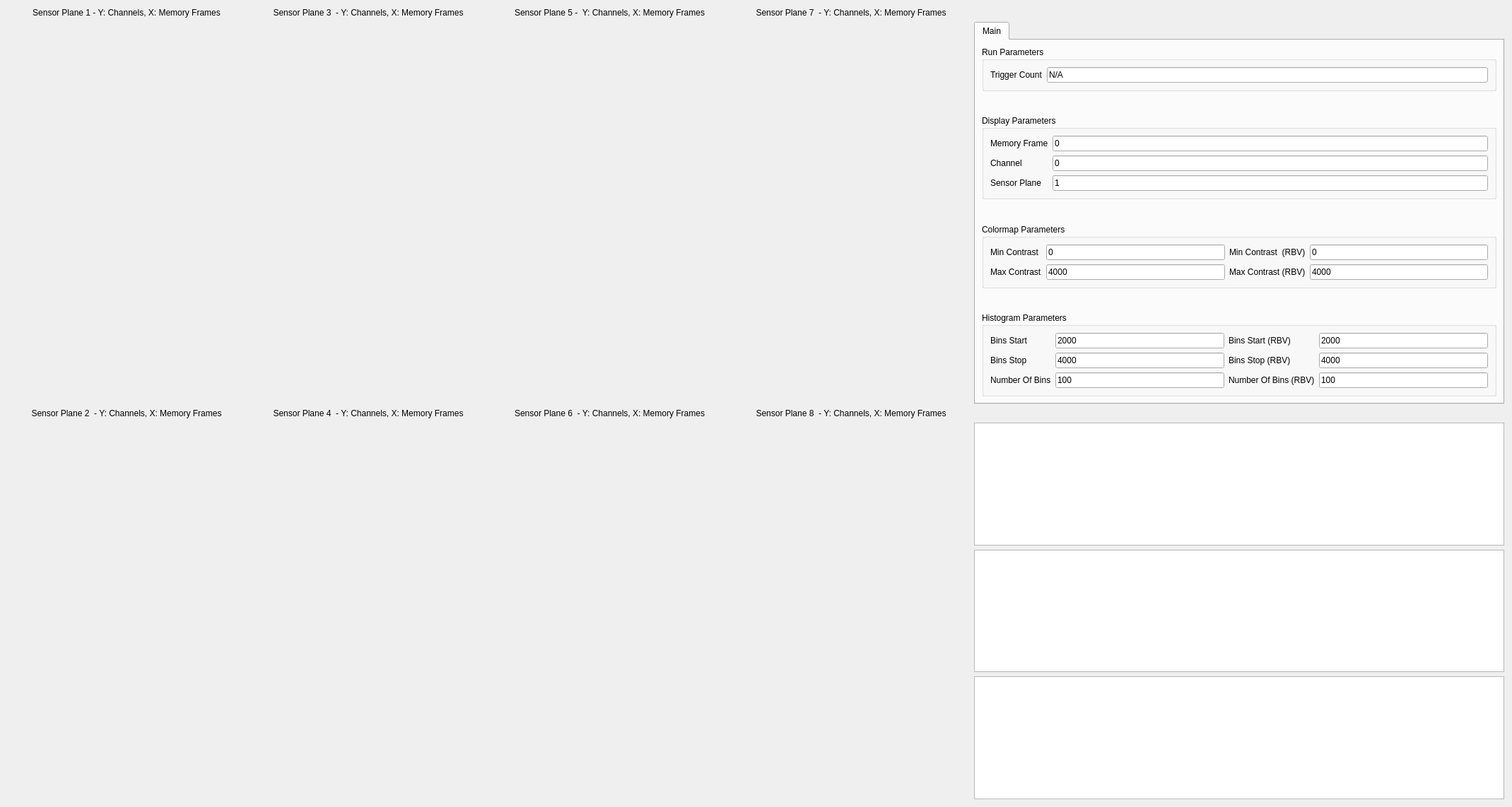
<?xml version="1.0" encoding="UTF-8"?>
<ui version="4.0">
 <class>Form</class>
 <widget class="QWidget" name="Form">
  <property name="geometry">
   <rect>
    <x>0</x>
    <y>0</y>
    <width>2139</width>
    <height>1142</height>
   </rect>
  </property>
  <property name="windowTitle">
   <string>Form</string>
  </property>
  <layout class="QGridLayout" name="gridLayout_2">
   <item row="0" column="0">
    <layout class="QGridLayout" name="gridLayout">
     <item row="3" column="2">
      <widget class="QLabel" name="label_9">
       <property name="maximumSize">
        <size>
         <width>16777215</width>
         <height>25</height>
        </size>
       </property>
       <property name="text">
        <string>Sensor Plane 6  - Y: Channels, X: Memory Frames</string>
       </property>
       <property name="alignment">
        <set>Qt::AlignCenter</set>
       </property>
      </widget>
     </item>
     <item row="0" column="0">
      <widget class="QLabel" name="label_3">
       <property name="maximumSize">
        <size>
         <width>16777215</width>
         <height>25</height>
        </size>
       </property>
       <property name="text">
        <string>Sensor Plane 1 - Y: Channels, X: Memory Frames</string>
       </property>
       <property name="alignment">
        <set>Qt::AlignCenter</set>
       </property>
      </widget>
     </item>
     <item row="3" column="0">
      <widget class="QLabel" name="label_7">
       <property name="maximumSize">
        <size>
         <width>16777215</width>
         <height>25</height>
        </size>
       </property>
       <property name="text">
        <string>Sensor Plane 2  - Y: Channels, X: Memory Frames</string>
       </property>
       <property name="alignment">
        <set>Qt::AlignCenter</set>
       </property>
      </widget>
     </item>
     <item row="3" column="3">
      <widget class="QLabel" name="label_10">
       <property name="maximumSize">
        <size>
         <width>16777215</width>
         <height>25</height>
        </size>
       </property>
       <property name="text">
        <string>Sensor Plane 8  - Y: Channels, X: Memory Frames</string>
       </property>
       <property name="alignment">
        <set>Qt::AlignCenter</set>
       </property>
      </widget>
     </item>
     <item row="4" column="1" rowspan="3">
      <widget class="PyDMImageView" name="PyDMImageView_4">
       <property name="sizePolicy">
        <sizepolicy hsizetype="Expanding" vsizetype="Expanding">
         <horstretch>0</horstretch>
         <verstretch>0</verstretch>
        </sizepolicy>
       </property>
       <property name="maximumSize">
        <size>
         <width>16777215</width>
         <height>16777215</height>
        </size>
       </property>
       <property name="toolTip">
        <string/>
       </property>
       <property name="readingOrder">
        <enum>PyDMImageView::Clike</enum>
       </property>
       <property name="imageChannel">
        <string/>
       </property>
       <property name="maxRedrawRate">
        <number>30</number>
       </property>
       <property name="showAxes">
        <bool>true</bool>
       </property>
      </widget>
     </item>
     <item row="3" column="1">
      <widget class="QLabel" name="label_8">
       <property name="maximumSize">
        <size>
         <width>16777215</width>
         <height>25</height>
        </size>
       </property>
       <property name="text">
        <string>Sensor Plane 4  - Y: Channels, X: Memory Frames</string>
       </property>
       <property name="alignment">
        <set>Qt::AlignCenter</set>
       </property>
      </widget>
     </item>
     <item row="4" column="0" rowspan="3">
      <widget class="PyDMImageView" name="PyDMImageView_2">
       <property name="sizePolicy">
        <sizepolicy hsizetype="Expanding" vsizetype="Expanding">
         <horstretch>0</horstretch>
         <verstretch>0</verstretch>
        </sizepolicy>
       </property>
       <property name="maximumSize">
        <size>
         <width>16777215</width>
         <height>16777215</height>
        </size>
       </property>
       <property name="toolTip">
        <string/>
       </property>
       <property name="readingOrder">
        <enum>PyDMImageView::Clike</enum>
       </property>
       <property name="imageChannel">
        <string/>
       </property>
       <property name="maxRedrawRate">
        <number>30</number>
       </property>
       <property name="showAxes">
        <bool>true</bool>
       </property>
      </widget>
     </item>
     <item row="0" column="1">
      <widget class="QLabel" name="label_4">
       <property name="maximumSize">
        <size>
         <width>16777215</width>
         <height>25</height>
        </size>
       </property>
       <property name="text">
        <string>Sensor Plane 3  - Y: Channels, X: Memory Frames</string>
       </property>
       <property name="alignment">
        <set>Qt::AlignCenter</set>
       </property>
      </widget>
     </item>
     <item row="1" column="1" rowspan="2">
      <widget class="PyDMImageView" name="PyDMImageView_3">
       <property name="sizePolicy">
        <sizepolicy hsizetype="Expanding" vsizetype="Expanding">
         <horstretch>0</horstretch>
         <verstretch>0</verstretch>
        </sizepolicy>
       </property>
       <property name="toolTip">
        <string/>
       </property>
       <property name="readingOrder">
        <enum>PyDMImageView::Clike</enum>
       </property>
       <property name="imageChannel">
        <string/>
       </property>
       <property name="maxRedrawRate">
        <number>30</number>
       </property>
       <property name="showAxes">
        <bool>true</bool>
       </property>
      </widget>
     </item>
     <item row="0" column="3">
      <widget class="QLabel" name="label_6">
       <property name="maximumSize">
        <size>
         <width>16777215</width>
         <height>25</height>
        </size>
       </property>
       <property name="text">
        <string>Sensor Plane 7  - Y: Channels, X: Memory Frames</string>
       </property>
       <property name="alignment">
        <set>Qt::AlignCenter</set>
       </property>
      </widget>
     </item>
     <item row="4" column="2" rowspan="3">
      <widget class="PyDMImageView" name="PyDMImageView_6">
       <property name="sizePolicy">
        <sizepolicy hsizetype="Expanding" vsizetype="Expanding">
         <horstretch>0</horstretch>
         <verstretch>0</verstretch>
        </sizepolicy>
       </property>
       <property name="maximumSize">
        <size>
         <width>16777215</width>
         <height>16777215</height>
        </size>
       </property>
       <property name="toolTip">
        <string/>
       </property>
       <property name="readingOrder">
        <enum>PyDMImageView::Clike</enum>
       </property>
       <property name="imageChannel">
        <string/>
       </property>
       <property name="maxRedrawRate">
        <number>30</number>
       </property>
       <property name="showAxes">
        <bool>true</bool>
       </property>
      </widget>
     </item>
     <item row="1" column="0" rowspan="2">
      <widget class="PyDMImageView" name="PyDMImageView_1">
       <property name="sizePolicy">
        <sizepolicy hsizetype="Expanding" vsizetype="Expanding">
         <horstretch>0</horstretch>
         <verstretch>0</verstretch>
        </sizepolicy>
       </property>
       <property name="maximumSize">
        <size>
         <width>16777215</width>
         <height>16777215</height>
        </size>
       </property>
       <property name="toolTip">
        <string/>
       </property>
       <property name="readingOrder">
        <enum>PyDMImageView::Clike</enum>
       </property>
       <property name="imageChannel">
        <string/>
       </property>
       <property name="maxRedrawRate">
        <number>30</number>
       </property>
       <property name="showAxes">
        <bool>true</bool>
       </property>
      </widget>
     </item>
     <item row="6" column="4">
      <widget class="PyDMWaveformPlot" name="PyDMWaveformPlot_3">
       <property name="maximumSize">
        <size>
         <width>750</width>
         <height>250</height>
        </size>
       </property>
       <property name="toolTip">
        <string/>
       </property>
       <property name="showXGrid">
        <bool>true</bool>
       </property>
       <property name="showYGrid">
        <bool>true</bool>
       </property>
       <property name="title" stdset="0">
        <string>Sensor - All Channels</string>
       </property>
       <property name="xLabels">
        <stringlist>
         <string>Channel</string>
        </stringlist>
       </property>
       <property name="showLegend">
        <bool>true</bool>
       </property>
      </widget>
     </item>
     <item row="1" column="2" rowspan="2">
      <widget class="PyDMImageView" name="PyDMImageView_5">
       <property name="sizePolicy">
        <sizepolicy hsizetype="Expanding" vsizetype="Expanding">
         <horstretch>0</horstretch>
         <verstretch>0</verstretch>
        </sizepolicy>
       </property>
       <property name="toolTip">
        <string/>
       </property>
       <property name="readingOrder">
        <enum>PyDMImageView::Clike</enum>
       </property>
       <property name="imageChannel">
        <string/>
       </property>
       <property name="maxRedrawRate">
        <number>30</number>
       </property>
       <property name="showAxes">
        <bool>true</bool>
       </property>
      </widget>
     </item>
     <item row="1" column="3" rowspan="2">
      <widget class="PyDMImageView" name="PyDMImageView_7">
       <property name="sizePolicy">
        <sizepolicy hsizetype="Expanding" vsizetype="Expanding">
         <horstretch>0</horstretch>
         <verstretch>0</verstretch>
        </sizepolicy>
       </property>
       <property name="maximumSize">
        <size>
         <width>16777215</width>
         <height>16777215</height>
        </size>
       </property>
       <property name="toolTip">
        <string/>
       </property>
       <property name="readingOrder">
        <enum>PyDMImageView::Clike</enum>
       </property>
       <property name="imageChannel">
        <string/>
       </property>
       <property name="maxRedrawRate">
        <number>30</number>
       </property>
       <property name="showAxes">
        <bool>true</bool>
       </property>
      </widget>
     </item>
     <item row="0" column="2">
      <widget class="QLabel" name="label_5">
       <property name="maximumSize">
        <size>
         <width>16777215</width>
         <height>25</height>
        </size>
       </property>
       <property name="text">
        <string>Sensor Plane 5 -  Y: Channels, X: Memory Frames</string>
       </property>
       <property name="alignment">
        <set>Qt::AlignCenter</set>
       </property>
      </widget>
     </item>
     <item row="5" column="4">
      <widget class="PyDMWaveformPlot" name="PyDMWaveformPlot_2">
       <property name="sizePolicy">
        <sizepolicy hsizetype="Preferred" vsizetype="Preferred">
         <horstretch>0</horstretch>
         <verstretch>0</verstretch>
        </sizepolicy>
       </property>
       <property name="maximumSize">
        <size>
         <width>750</width>
         <height>250</height>
        </size>
       </property>
       <property name="toolTip">
        <string/>
       </property>
       <property name="showXGrid">
        <bool>true</bool>
       </property>
       <property name="showYGrid">
        <bool>true</bool>
       </property>
       <property name="title" stdset="0">
        <string>Channel - Histogram</string>
       </property>
       <property name="xLabels">
        <stringlist>
         <string>Bin</string>
        </stringlist>
       </property>
       <property name="showLegend">
        <bool>true</bool>
       </property>
      </widget>
     </item>
     <item row="4" column="4">
      <widget class="PyDMWaveformPlot" name="PyDMWaveformPlot_1">
       <property name="maximumSize">
        <size>
         <width>750</width>
         <height>250</height>
        </size>
       </property>
       <property name="toolTip">
        <string/>
       </property>
       <property name="showXGrid">
        <bool>true</bool>
       </property>
       <property name="showYGrid">
        <bool>true</bool>
       </property>
       <property name="title" stdset="0">
        <string>Channel - Count History</string>
       </property>
       <property name="xLabels">
        <stringlist>
         <string>Trigger</string>
        </stringlist>
       </property>
       <property name="showLegend">
        <bool>true</bool>
       </property>
      </widget>
     </item>
     <item row="1" column="4" rowspan="2">
      <widget class="QTabWidget" name="tabWidget">
       <property name="enabled">
        <bool>true</bool>
       </property>
       <property name="sizePolicy">
        <sizepolicy hsizetype="Preferred" vsizetype="Preferred">
         <horstretch>0</horstretch>
         <verstretch>0</verstretch>
        </sizepolicy>
       </property>
       <property name="minimumSize">
        <size>
         <width>750</width>
         <height>200</height>
        </size>
       </property>
       <property name="maximumSize">
        <size>
         <width>1000</width>
         <height>1000</height>
        </size>
       </property>
       <property name="currentIndex">
        <number>0</number>
       </property>
       <widget class="QWidget" name="PyDMTabWidget_main">
        <attribute name="title">
         <string>Main</string>
        </attribute>
        <layout class="QGridLayout" name="gridLayout_4">
         <item row="0" column="0">
          <layout class="QGridLayout" name="gridLayout_3">
           <item row="2" column="0">
            <spacer name="verticalSpacer">
             <property name="orientation">
              <enum>Qt::Vertical</enum>
             </property>
             <property name="sizeHint" stdset="0">
              <size>
               <width>20</width>
               <height>40</height>
              </size>
             </property>
            </spacer>
           </item>
           <item row="5" column="0">
            <widget class="QGroupBox" name="groupBox_2">
             <property name="title">
              <string>Colormap Parameters</string>
             </property>
             <layout class="QGridLayout" name="gridLayout_6">
              <item row="1" column="0">
               <widget class="QLabel" name="label_2">
                <property name="text">
                 <string>Max Contrast</string>
                </property>
               </widget>
              </item>
              <item row="0" column="0">
               <widget class="QLabel" name="label_1">
                <property name="text">
                 <string>Min Contrast</string>
                </property>
               </widget>
              </item>
              <item row="1" column="3">
               <widget class="PyDMLineEdit" name="PyDMLineEdit_5">
                <property name="toolTip">
                 <string/>
                </property>
                <property name="text">
                 <string>4000</string>
                </property>
                <property name="readOnly">
                 <bool>true</bool>
                </property>
               </widget>
              </item>
              <item row="0" column="1">
               <widget class="PyDMLineEdit" name="PyDMLineEdit_2">
                <property name="toolTip">
                 <string/>
                </property>
                <property name="text">
                 <string>0</string>
                </property>
               </widget>
              </item>
              <item row="0" column="3">
               <widget class="PyDMLineEdit" name="PyDMLineEdit_4">
                <property name="toolTip">
                 <string/>
                </property>
                <property name="text">
                 <string>0</string>
                </property>
                <property name="readOnly">
                 <bool>true</bool>
                </property>
               </widget>
              </item>
              <item row="1" column="1">
               <widget class="PyDMLineEdit" name="PyDMLineEdit_3">
                <property name="toolTip">
                 <string/>
                </property>
                <property name="text">
                 <string>4000</string>
                </property>
               </widget>
              </item>
              <item row="0" column="2">
               <widget class="QLabel" name="label_13">
                <property name="text">
                 <string>Min Contrast  (RBV)</string>
                </property>
               </widget>
              </item>
              <item row="1" column="2">
               <widget class="QLabel" name="label_14">
                <property name="text">
                 <string>Max Contrast (RBV)</string>
                </property>
               </widget>
              </item>
             </layout>
            </widget>
           </item>
           <item row="9" column="0">
            <widget class="QGroupBox" name="groupBox">
             <property name="title">
              <string>Histogram Parameters</string>
             </property>
             <layout class="QGridLayout" name="gridLayout_5">
              <item row="2" column="0">
               <widget class="QLabel" name="label_16">
                <property name="text">
                 <string>Number Of Bins</string>
                </property>
               </widget>
              </item>
              <item row="1" column="0">
               <widget class="QLabel" name="label_17">
                <property name="text">
                 <string>Bins Stop</string>
                </property>
               </widget>
              </item>
              <item row="1" column="2">
               <widget class="QLabel" name="label_19">
                <property name="text">
                 <string>Bins Stop (RBV)</string>
                </property>
               </widget>
              </item>
              <item row="2" column="1">
               <widget class="PyDMLineEdit" name="PyDMLineEdit_10">
                <property name="toolTip">
                 <string/>
                </property>
                <property name="text">
                 <string>100</string>
                </property>
               </widget>
              </item>
              <item row="1" column="1">
               <widget class="PyDMLineEdit" name="PyDMLineEdit_9">
                <property name="toolTip">
                 <string/>
                </property>
                <property name="text">
                 <string>4000</string>
                </property>
               </widget>
              </item>
              <item row="0" column="1">
               <widget class="PyDMLineEdit" name="PyDMLineEdit_8">
                <property name="toolTip">
                 <string/>
                </property>
                <property name="text">
                 <string>2000</string>
                </property>
               </widget>
              </item>
              <item row="0" column="0">
               <widget class="QLabel" name="label_15">
                <property name="text">
                 <string>Bins Start</string>
                </property>
               </widget>
              </item>
              <item row="0" column="2">
               <widget class="QLabel" name="label_18">
                <property name="text">
                 <string>Bins Start (RBV)</string>
                </property>
               </widget>
              </item>
              <item row="2" column="2">
               <widget class="QLabel" name="label_20">
                <property name="text">
                 <string>Number Of Bins (RBV)</string>
                </property>
               </widget>
              </item>
              <item row="0" column="3">
               <widget class="PyDMLineEdit" name="PyDMLineEdit_11">
                <property name="toolTip">
                 <string/>
                </property>
                <property name="text">
                 <string>2000</string>
                </property>
                <property name="readOnly">
                 <bool>true</bool>
                </property>
               </widget>
              </item>
              <item row="1" column="3">
               <widget class="PyDMLineEdit" name="PyDMLineEdit_12">
                <property name="toolTip">
                 <string/>
                </property>
                <property name="text">
                 <string>4000</string>
                </property>
                <property name="readOnly">
                 <bool>true</bool>
                </property>
               </widget>
              </item>
              <item row="2" column="3">
               <widget class="PyDMLineEdit" name="PyDMLineEdit_13">
                <property name="toolTip">
                 <string/>
                </property>
                <property name="text">
                 <string>100</string>
                </property>
                <property name="readOnly">
                 <bool>true</bool>
                </property>
               </widget>
              </item>
             </layout>
            </widget>
           </item>
           <item row="3" column="0">
            <widget class="QGroupBox" name="groupBox_3">
             <property name="title">
              <string>Display Parameters</string>
             </property>
             <layout class="QGridLayout" name="gridLayout_7">
              <item row="1" column="1">
               <widget class="QLabel" name="label_11">
                <property name="text">
                 <string>Channel</string>
                </property>
               </widget>
              </item>
              <item row="1" column="2">
               <widget class="PyDMLineEdit" name="PyDMLineEdit_6">
                <property name="toolTip">
                 <string/>
                </property>
                <property name="text">
                 <string>0</string>
                </property>
               </widget>
              </item>
              <item row="0" column="2">
               <widget class="PyDMLineEdit" name="PyDMLineEdit_14">
                <property name="toolTip">
                 <string/>
                </property>
                <property name="text">
                 <string>0</string>
                </property>
               </widget>
              </item>
              <item row="0" column="1">
               <widget class="QLabel" name="label_21">
                <property name="text">
                 <string>Memory Frame</string>
                </property>
               </widget>
              </item>
              <item row="2" column="1">
               <widget class="QLabel" name="label_12">
                <property name="text">
                 <string>Sensor Plane</string>
                </property>
               </widget>
              </item>
              <item row="2" column="2">
               <widget class="PyDMLineEdit" name="PyDMLineEdit_7">
                <property name="toolTip">
                 <string/>
                </property>
                <property name="text">
                 <string>1</string>
                </property>
               </widget>
              </item>
             </layout>
            </widget>
           </item>
           <item row="1" column="0">
            <widget class="QGroupBox" name="groupBox_4">
             <property name="title">
              <string>Run Parameters</string>
             </property>
             <layout class="QGridLayout" name="gridLayout_8">
              <item row="0" column="0">
               <widget class="QLabel" name="label">
                <property name="text">
                 <string>Trigger Count</string>
                </property>
               </widget>
              </item>
              <item row="0" column="1">
               <widget class="PyDMLineEdit" name="PyDMLineEdit_1">
                <property name="toolTip">
                 <string/>
                </property>
                <property name="text">
                 <string>N/A</string>
                </property>
                <property name="readOnly">
                 <bool>true</bool>
                </property>
               </widget>
              </item>
             </layout>
            </widget>
           </item>
           <item row="4" column="0">
            <spacer name="verticalSpacer_2">
             <property name="orientation">
              <enum>Qt::Vertical</enum>
             </property>
             <property name="sizeHint" stdset="0">
              <size>
               <width>20</width>
               <height>40</height>
              </size>
             </property>
            </spacer>
           </item>
           <item row="6" column="0">
            <spacer name="verticalSpacer_3">
             <property name="orientation">
              <enum>Qt::Vertical</enum>
             </property>
             <property name="sizeHint" stdset="0">
              <size>
               <width>20</width>
               <height>40</height>
              </size>
             </property>
            </spacer>
           </item>
          </layout>
         </item>
        </layout>
       </widget>
      </widget>
     </item>
     <item row="4" column="3" rowspan="3">
      <widget class="PyDMImageView" name="PyDMImageView_8">
       <property name="sizePolicy">
        <sizepolicy hsizetype="Expanding" vsizetype="Expanding">
         <horstretch>0</horstretch>
         <verstretch>0</verstretch>
        </sizepolicy>
       </property>
       <property name="maximumSize">
        <size>
         <width>16777215</width>
         <height>16777215</height>
        </size>
       </property>
       <property name="toolTip">
        <string/>
       </property>
       <property name="readingOrder">
        <enum>PyDMImageView::Clike</enum>
       </property>
       <property name="imageChannel">
        <string/>
       </property>
       <property name="maxRedrawRate">
        <number>30</number>
       </property>
       <property name="showAxes">
        <bool>true</bool>
       </property>
      </widget>
     </item>
    </layout>
   </item>
  </layout>
 </widget>
 <customwidgets>
  <customwidget>
   <class>PyDMWaveformPlot</class>
   <extends>QGraphicsView</extends>
   <header>pydm.widgets.waveformplot</header>
  </customwidget>
  <customwidget>
   <class>PyDMImageView</class>
   <extends>QWidget</extends>
   <header>pydm.widgets.image</header>
  </customwidget>
  <customwidget>
   <class>PyDMLineEdit</class>
   <extends>QLineEdit</extends>
   <header>pydm.widgets.line_edit</header>
  </customwidget>
 </customwidgets>
 <resources/>
 <connections/>
</ui>
